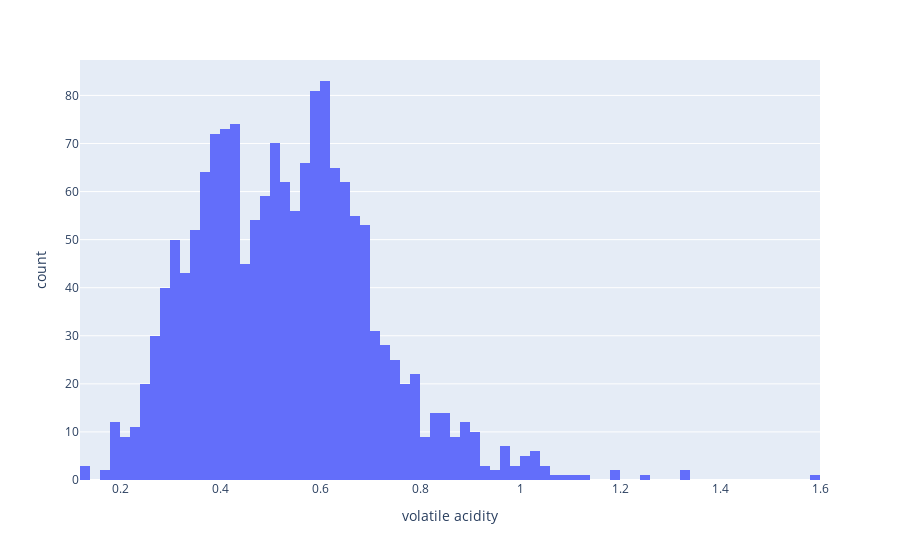

Notebook source saved alongside this figure:
### Code cell
fig = px.histogram(data_frame,x='volatile acidity')
fig.show()

### Figure 1 — Plotly figure (JSON) as saved in the notebook; plotly's stock layout.template omitted (floating-point values rounded to 4 significant figures; data arrays with more than 128 entries replaced by an {"elided": "..."} marker saying what was removed)
{"data": [{"alignmentgroup": "True", "bingroup": "x", "hovertemplate": "volatile acidity=%{x}<br>count=%{y}<extra></extra>", "legendgroup": "", "marker": {"color": "#636efa"}, "name": "", "offsetgroup": "", "orientation": "v", "showlegend": false, "type": "histogram", "x": {"elided": "1599 float values"}, "xaxis": "x", "yaxis": "y"}], "layout": {"barmode": "relative", "legend": {"tracegroupgap": 0}, "margin": {"t": 60}, "xaxis": {"anchor": "y", "domain": [0, 1], "title": {"text": "volatile acidity"}}, "yaxis": {"anchor": "x", "domain": [0, 1], "title": {"text": "count"}}}}
